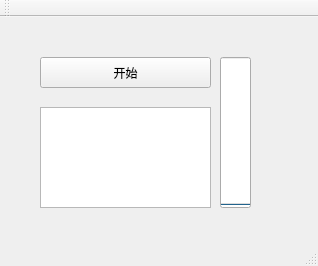
<?xml version="1.0" encoding="UTF-8"?>
<ui version="4.0">
 <class>MainWindow</class>
 <widget class="QMainWindow" name="MainWindow">
  <property name="geometry">
   <rect>
    <x>0</x>
    <y>0</y>
    <width>318</width>
    <height>266</height>
   </rect>
  </property>
  <property name="windowTitle">
   <string>MainWindow</string>
  </property>
  <widget class="QWidget" name="centralWidget">
   <widget class="QPushButton" name="run">
    <property name="geometry">
     <rect>
      <x>40</x>
      <y>40</y>
      <width>171</width>
      <height>31</height>
     </rect>
    </property>
    <property name="text">
     <string>开始</string>
    </property>
   </widget>
   <widget class="QProgressBar" name="volume">
    <property name="geometry">
     <rect>
      <x>220</x>
      <y>40</y>
      <width>31</width>
      <height>151</height>
     </rect>
    </property>
    <property name="maximum">
     <number>32767</number>
    </property>
    <property name="value">
     <number>0</number>
    </property>
    <property name="orientation">
     <enum>Qt::Vertical</enum>
    </property>
   </widget>
   <widget class="QTextEdit" name="recText">
    <property name="geometry">
     <rect>
      <x>40</x>
      <y>90</y>
      <width>171</width>
      <height>101</height>
     </rect>
    </property>
   </widget>
  </widget>
  <widget class="QMenuBar" name="menuBar">
   <property name="geometry">
    <rect>
     <x>0</x>
     <y>0</y>
     <width>318</width>
     <height>23</height>
    </rect>
   </property>
  </widget>
  <widget class="QToolBar" name="mainToolBar">
   <attribute name="toolBarArea">
    <enum>TopToolBarArea</enum>
   </attribute>
   <attribute name="toolBarBreak">
    <bool>false</bool>
   </attribute>
  </widget>
  <widget class="QStatusBar" name="statusBar"/>
 </widget>
 <layoutdefault spacing="6" margin="11"/>
 <resources/>
 <connections/>
</ui>
